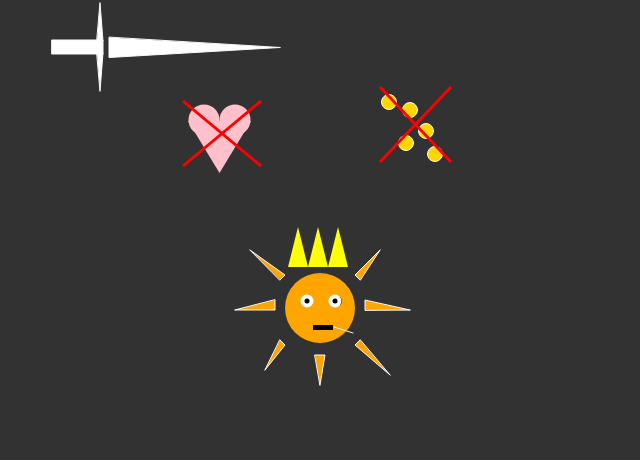
Frame 1 (no input)
Frame 60 (no input): identical to frame 1, image omitted
Frame 120 (the mouse pressed at the canvas centre since frame 60): identical to frame 1, image omitted

The p5.js sketch that drew this single still picture (run headless with seeded random() and noise() and a simulated clock; from frame 60 on, the mouse is pressed at the canvas centre):

// p5.js sketch
// ── sketch.js


function setup() {
	// create a place to draw
	createCanvas(640, 460);
}

function draw() {

	// clear the background
	background(50, 50, 50);

	// set a fill color
	fill(255, 165, 0);
  noStroke();

	// draw the face
	ellipse(320, 308, 70 , 70);

	//draw the dot eye
	fill(0, 0, 0);
	ellipse(307, 301, 10, 10);
	ellipse(337, 301, 10, 10);

	//draw the eye
	fill(255, 255, 255);
	ellipse(307, 301, 13, 13);
	ellipse(335, 301, 13, 13);

	//draw the dot eye
	fill(0, 0, 0);
	ellipse(307, 301, 5, 5);
	ellipse(335, 301, 5, 5);

	// draw a crown
  fill(255, 255, 5);
	triangle(308, 267, 318, 227, 328, 267);
	triangle(288, 267, 298, 227, 308, 267);
	triangle(328, 267, 338, 227, 348, 267);

	// draw a mouth
	fill(0, 0, 0);
	rect(313,325, 20, 5);

	//draw a ciggerette
	stroke(250, 250, 250);
	line(334, 327, 353, 333);

	//draw the sun rays
	fill(255, 165, 0);
	triangle(280, 280, 285, 275, 250, 250);
	triangle(360, 280, 355, 275, 380, 250);

	triangle(280, 340, 285, 345, 265, 370);
	triangle(360, 340, 355, 345, 390, 375);

	triangle(275, 300, 275, 310, 235, 310);
	triangle(365, 310, 365, 300, 410, 310);

	triangle(315, 355, 325, 355, 320, 385);

	//draw coins
	fill(255, 215, 0);
	ellipse(410, 110, 15, 15);
	ellipse(435, 154, 15, 15);
	ellipse(426, 131, 15, 15);
	ellipse(406, 143, 15, 15);
	ellipse(389, 102, 15, 15);

	//draw a sword
	fill(255, 255, 255);
	rect(52, 40, 51, 14);
	triangle(109, 37.5, 109, 57.5, 280, 47.5);
	triangle(97, 53, 103, 53, 100, 91);
	triangle(97, 41, 103, 41, 100, 3);

	//draw a heart
	noStroke();
	fill(255, 192, 203);
	ellipse(204, 120, 31, 31);
	ellipse(235, 120, 31, 31);
	triangle(188, 121, 251, 121, 219.5, 173);

	//draw two red X's
	fill(255, 0, 0);
	quad(260, 100, 262, 102, 184, 167, 182, 165);
	quad(262, 165, 260, 167, 182, 102, 184, 100);

	quad(450, 86, 452, 88, 381, 163, 379, 161);
	quad(452, 161, 450, 163, 379, 88, 381, 86);


}
